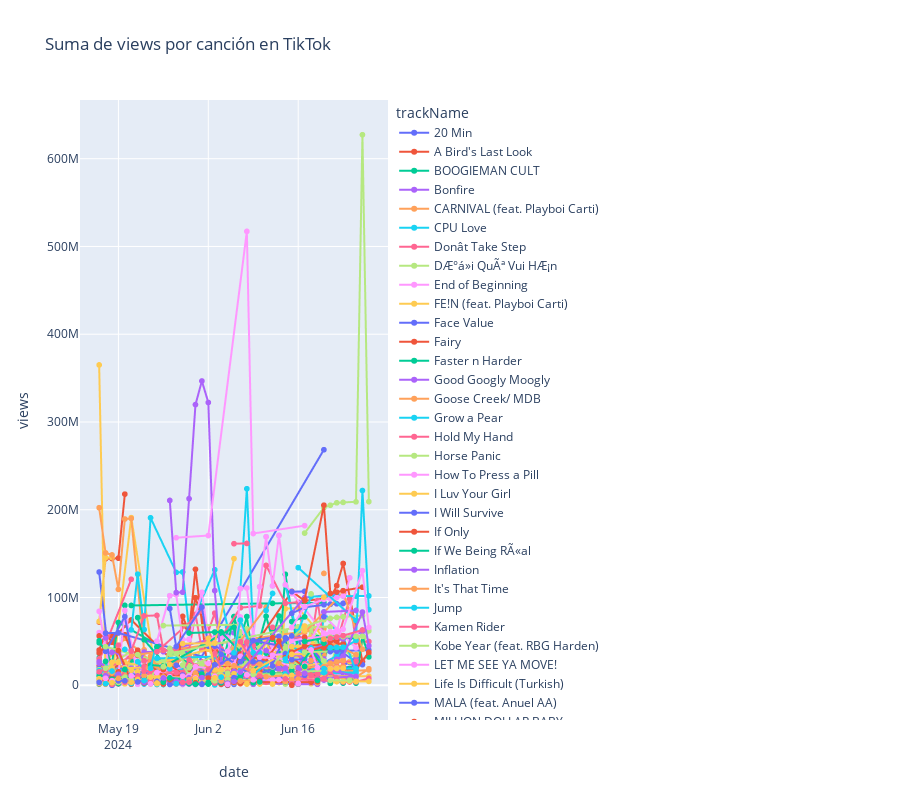

Notebook source saved alongside this figure:
### Code cell
grouped_by_date_song = spotifyshazam_df.groupby(['date', 'trackName']).agg({'views': 'sum'})
grouped_by_date_song.reset_index(inplace=True)

fig = px.line(grouped_by_date_song, x='date', y='views', color='trackName', markers=True, title='Suma de views por canción en TikTok')

fig.update_layout(height=800)

fig.show()
